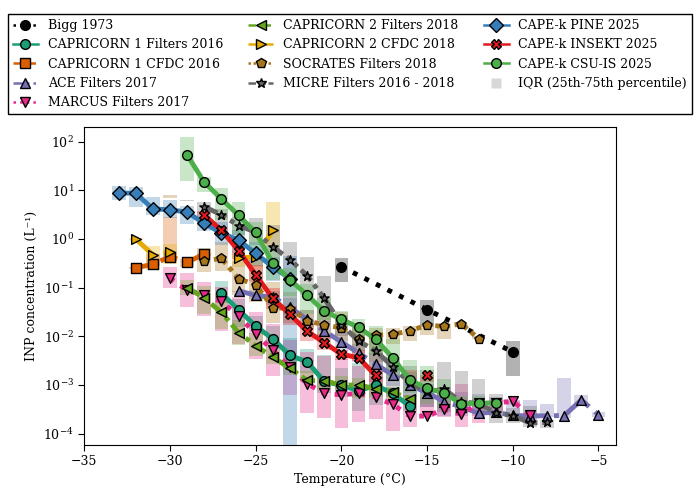

Write the Python code that produced this figure.

"""
Figure 7b : Median and IQR of historic campaigns in the Southern Ocean binned by 1K
"""

import pandas as pd
import matplotlib.pyplot as plt
import matplotlib.lines as mlines
import numpy as np
import os
import re
from datetime import datetime
from matplotlib.patches import Rectangle

plt.rcParams.update({
    "font.family": "serif",
    "font.size": 9,
    "axes.labelsize": 9,
    "axes.titlesize": 9,
    "xtick.labelsize": 9,
    "ytick.labelsize": 9,
    "legend.fontsize": 9,
    "lines.linewidth": 1.8,
    "lines.markersize": 7,
    "xtick.major.size": 4,
    "ytick.major.size": 4,
    "xtick.major.width": 0.8,
    "ytick.major.width": 0.8,
})

# =============================================================================
# GLOBAL SETTINGS
# =============================================================================
MIN_POINTS_FOR_COLOR = 3      # bins with fewer points get special treatment
MAX_TEMP_BIN = -4             # discard data above this temperature
HIDE_LOW_DATA = True         # True  -> remove low‑data bins completely (lines break)
                              # False -> draw them as white‑filled markers

# =============================================================================
# COLOUR PALETTES
# =============================================================================
CAPEK_PINE_COLOR   = '#377eb8'
CAPEK_INSEKT_COLOR = '#e41a1c'
CAPEK_CSU_COLOR    = '#4daf4a'

HISTORIC_PALETTE = [
    '#1b9e77', '#d95f02', '#7570b3', '#e7298a',
    '#66a61e', '#e6ab02', '#a6761d', '#666666'
]
LINESTYLES = ['-', '--', '-.', ':',
              (0, (3, 1, 1, 1)), (0, (5, 2)), (0, (1, 1)),
              (0, (3, 1, 1, 1, 1, 1))]
DATASET_MARKERS = ['o', 's', '^', 'v', '<', '>', 'p', '*', 'D', 'X', 'o']

# =============================================================================
# HELPER FUNCTIONS
# =============================================================================
def kelvin_to_celsius(k):
    return k - 273.15

def find_column(df, possible_names):
    for name in possible_names:
        if name in df.columns:
            return name
        if f"{name}[]" in df.columns:
            return f"{name}[]"
    return None

def process_bigg_data():
    bigg_raw = [
        {'temp': -10, 'inp': 0.00804489}, {'temp': -10, 'inp': 0.001508771},
        {'temp': -15, 'inp': 0.054962642}, {'temp': -15, 'inp': 0.01570258},
        {'temp': -20, 'inp': 0.40643097}, {'temp': -20, 'inp': 0.12970896}
    ]
    df = pd.DataFrame(bigg_raw)
    grouped = df.groupby('temp')['inp'].agg(
        Median=('mean'), Q1=('min'), Q3=('max'), Count=('count')
    ).reset_index().rename(columns={'temp': 'Temp_bin'})
    grouped['IQR'] = grouped['Q3'] - grouped['Q1']
    grouped = grouped[grouped['Temp_bin'] <= MAX_TEMP_BIN]
    return {
        'data': grouped, 'label': 'Bigg 1973', 'color': 'black',
        'linestyle': ':', 'marker': 'o',
    }

def process_pine_hourly_average(file_config):
    try:
        df = pd.read_csv(file_config['path'], delimiter=',')
        temp_col = file_config.get('temp_col')
        inp_col = file_config.get('inp_col')
        if temp_col is None or temp_col not in df.columns:
            temp_col = find_column(df, ['Temp', 'Temperature', 'T', 'CFDC_Temp', 'IS_Temp_C', 'T_min'])
        if inp_col is None or inp_col not in df.columns:
            inp_col = find_column(df, ['N_INP', 'INP', 'CFDC_N_INP', 'IS_N_INP', 'INP_cn_0'])

        df[temp_col] = pd.to_numeric(df[temp_col], errors='coerce')
        df[inp_col] = pd.to_numeric(df[inp_col], errors='coerce')
        if file_config.get('max_temp_kelvin') is not None:
            df = df[df[temp_col] < file_config['max_temp_kelvin']]
        if file_config.get('convert_kelvin', False):
            df[temp_col] = kelvin_to_celsius(df[temp_col])
        datetime_col = None
        for col in ['datetime', 'DateTime', 'Date', 'Time', 'Timestamp']:
            if col in df.columns:
                datetime_col = col; break
        if datetime_col:
            df[datetime_col] = pd.to_datetime(df[datetime_col], errors='coerce')
            df = df.dropna(subset=[datetime_col])
            df['hourly_bin'] = df[datetime_col].dt.floor('1H')
            hourly = df.groupby('hourly_bin')[[temp_col, inp_col]].mean().reset_index()
            hourly.columns = ['datetime', 'Temp', 'INP']
            working = hourly[['Temp', 'INP']].copy()
        else:
            working = df[[temp_col, inp_col]].copy()
            working.columns = ['Temp', 'INP']
        working = working.dropna()
        if file_config.get('exclude_zeros', False):
            working = working[working['INP'] > 0]
        working['Temp_bin'] = np.floor(working['Temp'])
        grouped = working.groupby('Temp_bin')['INP'].agg(
            Median='median', Q1=lambda x: np.percentile(x, 25),
            Q3=lambda x: np.percentile(x, 75),
            IQR=lambda x: np.percentile(x, 75) - np.percentile(x, 25),
            Count='count'
        ).reset_index()
        grouped = grouped[grouped['Temp_bin'] <= MAX_TEMP_BIN]
        if grouped.empty: return None
        grouped = grouped.sort_values('Temp_bin', ascending=False)
        return {
            'data': grouped, 'label': file_config['label'],
            'color': file_config['color'], 'marker': file_config.get('marker', 'o'),
            'linestyle': file_config.get('linestyle', '-'),
        }
    except Exception:
        return None

def process_insekt_binned(file_config):
    folder = file_config['path']
    exp_list_path = file_config.get('exp_list_path')
    if not exp_list_path or not os.path.exists(exp_list_path):
        return None
    metadata = pd.read_csv(exp_list_path, header=None)
    metadata = metadata.rename(columns={
        1: "insekt_id", 8: "exp_name",
        metadata.shape[1] - 2: "sampling_start",
        metadata.shape[1] - 1: "sampling_end"
    })
    metadata["sampling_start"] = pd.to_datetime(metadata["sampling_start"], errors='coerce')
    metadata["insekt_id"] = pd.to_numeric(metadata["insekt_id"], errors='coerce')
    metadata = metadata.dropna(subset=["insekt_id"])
    metadata["insekt_id"] = metadata["insekt_id"].astype(int)
    heat_ids = set(metadata.loc[metadata["exp_name"].str.contains("_heat", na=False), "insekt_id"])
    blank_ids = set(metadata.loc[metadata["exp_name"].str.contains("Blank", na=False), "insekt_id"])
    actris_ids = set(metadata.loc[metadata["exp_name"].str.contains("ACTRIS", na=False), "insekt_id"])
    excluded = heat_ids.union(blank_ids).union(actris_ids)
    cutoff = datetime(2025, 2, 15)
    valid_meta = metadata[(metadata["sampling_start"] >= cutoff) &
                          (~metadata["insekt_id"].isin(excluded))]
    valid_ids = set(valid_meta["insekt_id"].astype(str))
    all_files = os.listdir(folder)
    corrected = [f for f in all_files if f.endswith('.csv') and 'INSEKT' in f and '_corrected' in f]
    filtered_files = [f for f in corrected
                      if re.search(r'INSEKT_(\d+)_', f) and re.search(r'INSEKT_(\d+)_', f).group(1) in valid_ids]
    if not filtered_files: return None
    all_points = []
    for fname in filtered_files:
        df = pd.read_csv(os.path.join(folder, fname))
        df = df.drop(df.columns[:2], axis=1)
        temp_col = inp_col = None
        for col in ['T_mean / K', 'T_mean', 'Temperature', 'Temp']:
            if col in df.columns: temp_col = col; break
        for col in ['c_INP / 1/l', 'c_INP', 'INP', 'INP_conc']:
            if col in df.columns: inp_col = col; break
        if temp_col is None or inp_col is None: continue
        temp_c = kelvin_to_celsius(pd.to_numeric(df[temp_col], errors='coerce'))
        inp = pd.to_numeric(df[inp_col], errors='coerce')
        valid = ~(temp_c.isna() | inp.isna())
        temp_c = temp_c[valid]
        inp = np.maximum(inp[valid], 1e-6)
        all_points.append(pd.DataFrame({'Temp': temp_c, 'INP': inp}))
    if not all_points: return None
    combined = pd.concat(all_points, ignore_index=True)
    combined['Temp_bin'] = np.floor(combined['Temp'])
    grouped = combined.groupby('Temp_bin')['INP'].agg(
        Median='median', Q1=lambda x: np.percentile(x, 25),
        Q3=lambda x: np.percentile(x, 75),
        IQR=lambda x: np.percentile(x, 75) - np.percentile(x, 25),
        Count='count'
    ).reset_index()
    grouped = grouped[grouped['Temp_bin'] <= MAX_TEMP_BIN]
    if grouped.empty: return None
    grouped = grouped.sort_values('Temp_bin', ascending=False)
    return {
        'data': grouped, 'label': file_config['label'],
        'color': file_config['color'], 'marker': file_config.get('marker', 'X'),
        'linestyle': file_config.get('linestyle', '-'),
    }
# ACE data is processed seperately, as the ship was close to the harbor between the legs, which is not accounted for in the dataset
def process_acespace(file_config):
    try:
        df = pd.read_csv(file_config['path'])
        date_col = None
        for col in df.columns:
            if 'date' in col.lower():
                date_col = col; break
        if date_col:
            df[date_col] = pd.to_datetime(df[date_col], errors='coerce')
            df = df.dropna(subset=[date_col])
            exclude_ranges = [
                ('2016-12-20', '2016-12-24'),
                ('2017-01-20', '2017-01-24'),
                ('2017-02-20', '2017-02-28')
            ]
            mask = pd.Series(True, index=df.index)
            for start, end in exclude_ranges:
                mask = mask & ~((df[date_col] >= start) & (df[date_col] <= end))
            df = df[mask]
            if df.empty: return None
        pairs = []
        for col in df.columns:
            if 'concentration_of_ice_nucleating_particles_at_' in col:
                try:
                    temp = float(col.split('_')[-2].replace('degreeC', ''))
                    for val in df[col]:
                        if pd.notna(val) and val > 0:
                            pairs.append((temp, val * file_config.get('convert_units', 1)))
                except ValueError: continue
        if not pairs: return None
        df_proc = pd.DataFrame(pairs, columns=['Temp', 'INP'])
        df_proc['Temp_bin'] = np.floor(df_proc['Temp'])
        grouped = df_proc.groupby('Temp_bin')['INP'].agg(
            Median='median', Q1=lambda x: np.percentile(x, 25),
            Q3=lambda x: np.percentile(x, 75),
            IQR=lambda x: np.percentile(x, 75) - np.percentile(x, 25),
            Count='count'
        ).reset_index()
        grouped = grouped[grouped['Temp_bin'] <= MAX_TEMP_BIN]
        grouped = grouped.sort_values('Temp_bin', ascending=False)
        return {
            'data': grouped, 'label': file_config['label'],
            'color': file_config['color'], 'marker': file_config.get('marker', 'o'),
            'linestyle': file_config.get('linestyle', '-'),
        }
    except Exception:
        return None

def process_file_historic(file_config):
    if file_config.get('insekt_data', False):
        return process_insekt_binned(file_config)
    if 'PINE' in file_config.get('label', '') and not file_config.get('plot_raw', False):
        return process_pine_hourly_average(file_config)
    if file_config.get('temp_specific_cols', False):
        return process_acespace(file_config)
    try:
        df = pd.read_csv(file_config['path'],
                         delimiter=file_config.get('delimiter', ','),
                         encoding=file_config.get('encoding', 'utf-8'),
                         skipinitialspace=file_config.get('skipinitialspace', False))
        df.columns = df.columns.str.strip()
        temp_col = file_config.get('temp_col')
        inp_col = file_config.get('inp_col')
        if temp_col is None or temp_col not in df.columns:
            temp_col = find_column(df, ['Temp', 'Temperature', 'T', 'CFDC_Temp', 'IS_Temp_C', 'T_min'])
        if inp_col is None or inp_col not in df.columns:
            inp_col = find_column(df, ['N_INP', 'INP', 'CFDC_N_INP', 'IS_N_INP', 'INP_cn_0'])
 
        df[temp_col] = pd.to_numeric(df[temp_col], errors='coerce')
        df[inp_col] = pd.to_numeric(df[inp_col], errors='coerce')
        if file_config.get('convert_kelvin', False):
            df[temp_col] = kelvin_to_celsius(df[temp_col])
        if file_config.get('exclude_zeros', False):
            df = df[df[inp_col] > 0]
        if 'max_temp' in file_config:
            df = df[df[temp_col] <= file_config['max_temp']]
        df = df.dropna(subset=[temp_col, inp_col])
        df['Temp_bin'] = np.floor(df[temp_col])
        grouped = df.groupby('Temp_bin')[inp_col].agg(
            Median='median', Q1=lambda x: np.percentile(x, 25),
            Q3=lambda x: np.percentile(x, 75),
            IQR=lambda x: np.percentile(x, 75) - np.percentile(x, 25),
            Count='count'
        ).reset_index()
        grouped = grouped[grouped['Temp_bin'] <= MAX_TEMP_BIN]
        grouped = grouped.sort_values('Temp_bin', ascending=False)
        return {
            'data': grouped, 'label': file_config['label'],
            'color': file_config['color'], 'marker': file_config.get('marker', 'o'),
            'linestyle': file_config.get('linestyle', '-'),
        }
    except Exception:
        return None

# =============================================================================
# FILE CONFIGURATIONS
# =============================================================================
file_configs_historic = [
    {
        'path': '/mnt/d/Cape24-data/Historic/CAP1/IS/IS_aerosol_untreated_CAPRICORN.csv',
        'temp_col': 'Temp', 'inp_col': 'nINP',
        'label': 'CAPRICORN 1 Filters 2016',
        'color': HISTORIC_PALETTE[0], 'linestyle': LINESTYLES[0],
        'marker': DATASET_MARKERS[0], 'exclude_zeros': True,
    },
    {
        'path': '/mnt/d/Cape24-data/Historic/CAP1/CFDC/CFDC_CAPRICORN.csv',
        'temp_col': 'CFDC Temp', 'inp_col': 'nINP',
        'label': 'CAPRICORN 1 CFDC 2016',
        'color': HISTORIC_PALETTE[1], 'linestyle': LINESTYLES[1],
        'marker': DATASET_MARKERS[1], 'exclude_zeros': True,
    },
    {
        'path': '/mnt/d/Cape24-data/Historic/ACESPACE/ACESPACE.csv',
        'label': 'ACE Filters 2017',
        'color': HISTORIC_PALETTE[2], 'linestyle': LINESTYLES[2],
        'marker': DATASET_MARKERS[2],
        'temp_specific_cols': True, 'convert_units': 1e-3,
    },
    {
        'path': '/mnt/d/Cape24-data/Historic/MARCUS/CSU_all_data.csv',
        'temp_col': 'CFDC_Temp', 'inp_col': 'CFDC_N_INP',
        'label': 'MARCUS Filters 2017',
        'color': HISTORIC_PALETTE[3], 'linestyle': LINESTYLES[3],
        'marker': DATASET_MARKERS[3],
    },
    {
        'path': '/mnt/d/Cape24-data/Historic/CAP2/CSU_all_data.csv',
        'temp_col': 'IS_Temp_C[]', 'inp_col': 'IS_N_INP[]',
        'label': 'CAPRICORN 2 Filters 2018',
        'color': HISTORIC_PALETTE[4], 'linestyle': LINESTYLES[4],
        'marker': DATASET_MARKERS[4],
    },
    {
        'path': '/mnt/d/Cape24-data/Historic/CAP2/CFDC_all_data.csv',
        'temp_col': 'CFDC_Temp', 'inp_col': 'CFDC_N_INP',
        'label': 'CAPRICORN 2 CFDC 2018',
        'color': HISTORIC_PALETTE[5], 'linestyle': LINESTYLES[5],
        'marker': DATASET_MARKERS[5],
    },
    {
        'path': '/mnt/d/Cape24-data/Historic/SOCRATES/clean_time_temp_inp.csv',
        'temp_col': 'temp_c', 'inp_col': 'n_inp',
        'label': 'SOCRATES Filters 2018',
        'color': HISTORIC_PALETTE[6], 'linestyle': LINESTYLES[6],
        'marker': DATASET_MARKERS[6], 'exclude_zeros': True, 'max_temp': -3,
    },
    {
        'path': '/mnt/d/Cape24-data/Historic/MICRE/CSU_all.csv',
        'temp_col': 'Temp_C[]', 'inp_col': 'N_INP[]',
        'label': 'MICRE Filters 2016 - 2018',
        'color': HISTORIC_PALETTE[7], 'linestyle': LINESTYLES[7],
        'marker': DATASET_MARKERS[7], 'exclude_zeros': True,
    },
    {
        'path': "/mnt/d/Cape24-data/Cape24/processedPINE/RadonBaselineINP/pine_baseline_by_radon.csv",
        'temp_col': 'T_min', 'inp_col': 'INP_cn_0',
        'label': 'CAPE-k PINE 2025',
        'color': CAPEK_PINE_COLOR, 'marker': DATASET_MARKERS[8],
        'linestyle': '-', 'convert_kelvin': True, 'max_temp_kelvin': 251.15,
    },
    {
        'path': "/mnt/c/Users/ro7338/Documents/Masterarbeit/py_raw_insekt_original/Examples/DATA_Cape24",
        'label': 'CAPE-k INSEKT 2025',
        'color': CAPEK_INSEKT_COLOR, 'marker': DATASET_MARKERS[9],
        'linestyle': '-', 'insekt_data': True,
        'exp_list_path': "/mnt/c/Users/ro7338/Documents/Masterarbeit/py_raw_insekt_original/Examples/DATA_Cape24/exp_lst_Cape24.csv",
    },
    {
        'path': "/mnt/d/Cape24-data/CSU-CAPEk/baselineCSU.csv",
        'temp_col': 'temperature', 'inp_col': 'n_inp_stp',
        'label': 'CAPE-k CSU-IS 2025',
        'color': CAPEK_CSU_COLOR, 'marker': DATASET_MARKERS[10],
        'linestyle': '-',
    },
]

# =============================================================================
# MAIN
# =============================================================================
if __name__ == "__main__":
    bigg_dataset = process_bigg_data()
    right_datasets = [bigg_dataset]
    for cfg in file_configs_historic:
        res = process_file_historic(cfg)
        if res is not None:
            right_datasets.append(res)

    fig_b, ax_b = plt.subplots(figsize=(7, 5))
    fig_b.subplots_adjust(top=0.82)

    for ds in right_datasets:
        if ds['data'] is None or ds['data'].empty:
            continue
        grouped = ds['data'].sort_values('Temp_bin', ascending=True)
        color = ds['color']
        marker = ds.get('marker', 'o')
        linestyle = ds.get('linestyle', '-')
        box_width = 0.8

        # IQR rectangles for all bins
        for _, row in grouped.iterrows():
            rect = Rectangle((row['Temp_bin'] - box_width/2, row['Q1']),
                             box_width, row['Q3'] - row['Q1'],
                             facecolor=color, alpha=0.3, edgecolor='none', zorder=3)
            ax_b.add_patch(rect)

        # Determine low-count bins
        mask_ok = grouped['Count'] >= MIN_POINTS_FOR_COLOR
        mask_low = grouped['Count'] < MIN_POINTS_FOR_COLOR
        if ds['label'] == 'Bigg 1973':
            mask_ok = pd.Series(True, index=grouped.index)
            mask_low = pd.Series(False, index=grouped.index)

        # Prepare median values for line (break line at hidden bins)
        median_for_line = grouped['Median'].copy()
        if HIDE_LOW_DATA:
            median_for_line[mask_low] = np.nan

        ax_b.plot(grouped['Temp_bin'], median_for_line,
                  color=color, linestyle=linestyle, linewidth=3.5, zorder=5)

        # Valid markers
        if mask_ok.any():
            ax_b.scatter(grouped.loc[mask_ok, 'Temp_bin'],
                         grouped.loc[mask_ok, 'Median'],
                         color=color, marker=marker,
                         edgecolor='black', linewidth=1.0,
                         s=plt.rcParams['lines.markersize']**2, zorder=6)

        # Low‑count markers only if not hiding them
        if not HIDE_LOW_DATA and mask_low.any():
            ax_b.scatter(grouped.loc[mask_low, 'Temp_bin'],
                         grouped.loc[mask_low, 'Median'],
                         facecolor='white', edgecolor='black',
                         marker=marker, linewidth=1.0,
                         s=plt.rcParams['lines.markersize']**2, zorder=6)

    ax_b.set_xlabel('Temperature (°C)')
    ax_b.set_ylabel('INP concentration (L⁻¹)')
    ax_b.set_xlim(-35, -4)
    ax_b.set_ylim(0.00006, 200)
    ax_b.set_yscale('log')
    ax_b.tick_params(which='minor', length=0)

    # Legend construction
    bright_labels = {'CAPE-k PINE 2025', 'CAPE-k INSEKT 2025', 'CAPE-k CSU-IS 2025'}
    iqr_handle = mlines.Line2D([], [], color='gray', marker='s',
                               linestyle='None', markerfacecolor='gray', alpha=0.3,
                               markeredgecolor='none')
    handles_right, labels_right = [], []

    # Bigg 1973 first
    for ds in right_datasets:
        if ds['label'] == 'Bigg 1973':
            handles_right.append(mlines.Line2D([], [], color=ds['color'],
                                               marker=ds.get('marker','o'),
                                               linestyle=ds.get('linestyle','-'),
                                               markerfacecolor=ds['color'],
                                               markeredgecolor='black'))
            labels_right.append('Bigg 1973')
            break

    # Historic non‑bright
    for cfg in file_configs_historic:
        lbl = cfg['label']
        if lbl in bright_labels or lbl == 'Bigg 1973':
            continue
        ds = next((d for d in right_datasets if d['label'] == lbl), None)
        if ds:
            handles_right.append(mlines.Line2D([], [], color=ds['color'],
                                               marker=ds.get('marker','o'),
                                               linestyle=ds.get('linestyle','-'),
                                               markerfacecolor=ds['color'],
                                               markeredgecolor='black'))
            labels_right.append(lbl)

    # Bright Cape‑K
    for lbl in ['CAPE-k PINE 2025', 'CAPE-k INSEKT 2025', 'CAPE-k CSU-IS 2025']:
        ds = next((d for d in right_datasets if d['label'] == lbl), None)
        if ds:
            handles_right.append(mlines.Line2D([], [], color=ds['color'],
                                               marker=ds.get('marker','o'),
                                               linestyle=ds.get('linestyle','-'),
                                               markerfacecolor=ds['color'],
                                               markeredgecolor='black'))
            labels_right.append(lbl)

    handles_right.append(iqr_handle)
    labels_right.append('IQR (25th-75th percentile)')

    if not HIDE_LOW_DATA:
        low_count_handle = mlines.Line2D([], [], color='black', marker='o',
                                         markerfacecolor='white', markeredgecolor='black',
                                         linestyle='None', markersize=7, markeredgewidth=1.0)
        handles_right.append(low_count_handle)
        labels_right.append('Not enough data')

    ax_b.legend(handles_right, labels_right,
                loc='lower center', bbox_to_anchor=(0.5, 1.02),
                ncol=3, fontsize=9, framealpha=1,
                frameon=True, fancybox=False, edgecolor='black')

    plt.tight_layout(rect=[0, 0, 1, 1])
    fig_b.savefig('Figure9.png')
    fig_b.savefig('Figure9.pdf')
    plt.close(fig_b)
